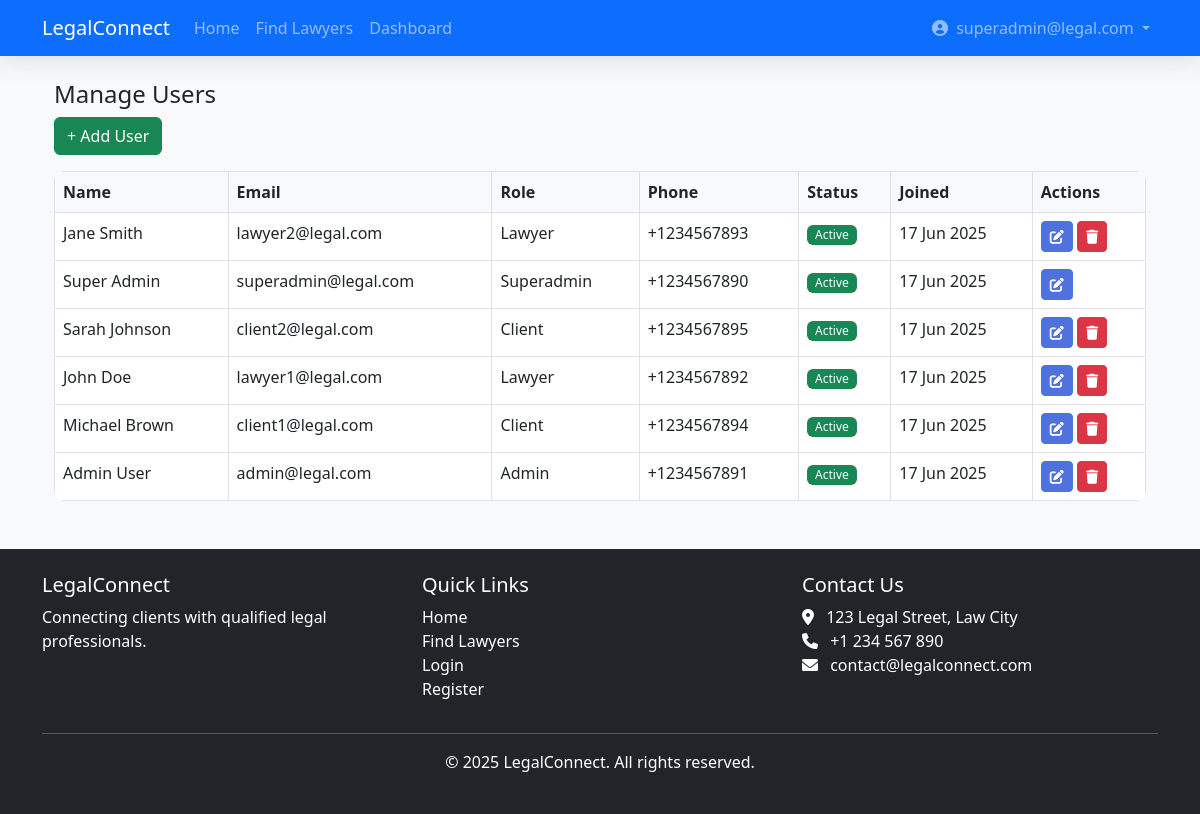
/superadmin/users.php (signed in), run on the app's committed database.
### tables this page shows
CREATE TABLE IF NOT EXISTS `user_details` (
  `id` int(11) NOT NULL AUTO_INCREMENT,
  `user_id` int(11) NOT NULL,
  `first_name` varchar(100) NOT NULL,
  `last_name` varchar(100) NOT NULL,
  `phone` varchar(20) DEFAULT NULL,
  `address` text DEFAULT NULL,
  `photo` varchar(255) DEFAULT 'default-avatar.jpg',
  PRIMARY KEY (`id`),
  KEY `user_id` (`user_id`),
  CONSTRAINT `user_details_ibfk_1` FOREIGN KEY (`user_id`) REFERENCES `users` (`id`) ON DELETE CASCADE
);

CREATE TABLE IF NOT EXISTS `users` (
  `id` int(11) NOT NULL AUTO_INCREMENT,
  `email` varchar(255) NOT NULL,
  `password` varchar(255) NOT NULL,
  `role` enum('superadmin','admin','lawyer','client') NOT NULL,
  `status` tinyint(1) NOT NULL DEFAULT 1,
  `created_at` timestamp NOT NULL DEFAULT CURRENT_TIMESTAMP,
  `updated_at` timestamp NOT NULL DEFAULT CURRENT_TIMESTAMP ON UPDATE CURRENT_TIMESTAMP,
  PRIMARY KEY (`id`),
  UNIQUE KEY `email` (`email`)
);

### superadmin/users.php (the view, shortened to what this page needs)
<?php
require_once '../includes/auth.php';
$users = $pdo->query("
    SELECT u.id, u.email, u.role, u.status, u.created_at,
           CONCAT(ud.first_name, ' ', ud.last_name) AS name,
           ud.first_name, ud.last_name, ud.phone
    FROM users u
    JOIN user_details ud ON u.id = ud.user_id
    ORDER BY u.created_at DESC
")->fetchAll();
require_once '../includes/header.php';
?>
<div class="container mt-4">
    <h4>Manage Users</h4>
    <button class="btn btn-success mb-3" data-bs-toggle="modal" data-bs-target="#userModal" onclick="clearForm()">+ Add User</button>
    <table class="table table-bordered" id="userTable">
        <thead>
            <tr>
                <th>Name</th><th>Email</th><th>Role</th><th>Phone</th><th>Status</th><th>Joined</th><th>Actions</th>
            </tr>
        </thead>
        <tbody>
            <?php foreach ($users as $u): ?>
            <tr id="user-row-<?= $u['id'] ?>">
                <td><?= htmlspecialchars($u['name']) ?></td>
                <td><?= htmlspecialchars($u['email']) ?></td>
                <td><?= ucfirst($u['role']) ?></td>
                <td><?= htmlspecialchars($u['phone']) ?></td>
                <td>
                    <span class="badge bg-<?= $u['status'] ? 'success' : 'danger' ?>">
                        <?= $u['status'] ? 'Active' : 'Inactive' ?>
                    </span>
                </td>
                <td><?= date('d M Y', strtotime($u['created_at'])) ?></td>
                <td>
                    <button class="btn btn-sm btn-primary" onclick='editUser(<?= json_encode($u) ?>)'>
                        <i class="fas fa-edit"></i>
                    </button>
                    <?php if ($u['role'] !== 'superadmin'): ?>
                    <button class="btn btn-sm btn-danger" onclick="deleteUser(<?= $u['id'] ?>)">
                        <i class="fas fa-trash"></i>
                    </button>
                    <?php endif; ?>
                </td>
            </tr>
            <?php endforeach; ?>
        </tbody>
    </table>
</div>
<?php require_once '../includes/footer.php'; ?>

### assets/css/style.css (style rules this page uses)
body { font-family: 'Segoe UI', Tahoma, Geneva, Verdana, sans-serif; background-color: #f8f9fa; }
.btn-primary { background-color: #4e73df; border-color: #4e73df; }
.table { border-radius: 10px; overflow: hidden; }
.table th { background-color: #f8f9fc; border-bottom-width: 1px; }
.badge { font-weight: 500; padding: 0.35em 0.65em; }

### data on the page
user_details: name "Jane Smith", user.email "lawyer2@legal.com", user.role "Lawyer", phone "+1234567893", user.created_at "17 Jun 2025"
user_details: name "Super Admin", user.email "superadmin@legal.com", user.role "Superadmin", phone "+1234567890", user.created_at "17 Jun 2025"
user_details: name "Sarah Johnson", user.email "client2@legal.com", user.role "Client", phone "+1234567895", user.created_at "17 Jun 2025"
user_details: name "John Doe", user.email "lawyer1@legal.com", user.role "Lawyer", phone "+1234567892", user.created_at "17 Jun 2025"
user_details: name "Michael Brown", user.email "client1@legal.com", user.role "Client", phone "+1234567894", user.created_at "17 Jun 2025"
user_details: name "Admin User", user.email "admin@legal.com", user.role "Admin", phone "+1234567891", user.created_at "17 Jun 2025"

### other printed values
SITE_NAME "LegalConnect"
$_SESSION['email'] "superadmin@legal.com"
